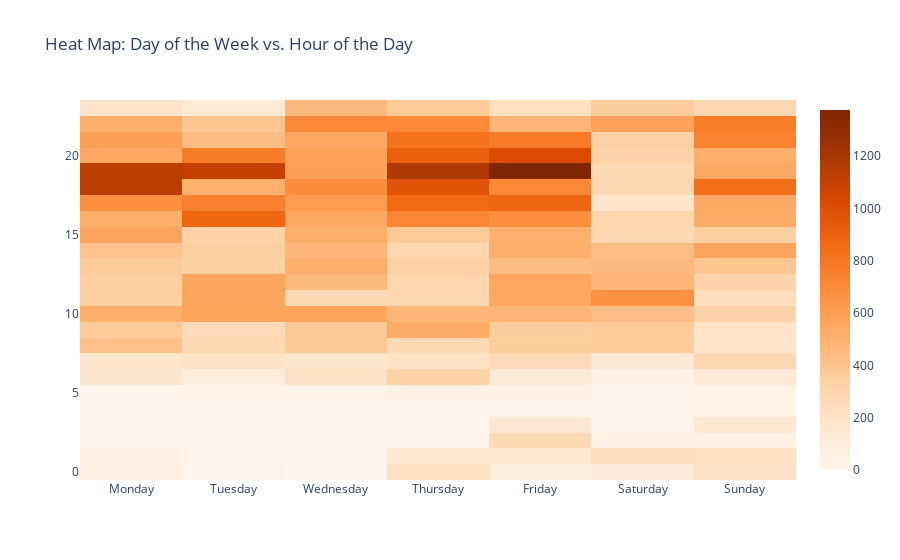

This figure's notebook cell:
### Code cell
pivot = pd.pivot_table(df, index = "Hour", columns="Day_Week", values="Message", aggfunc="count").fillna(0)
heatmap = go.Heatmap(z = pivot.values,
                     x = pivot.columns,
                     y = pivot.index,
                     hovertemplate = "Interventions at %{y}-hour<extra>%{z}</extra>",
                     colorscale = "Oranges")

fig = go.Figure(data = [heatmap])

fig.update_layout(title = "Heat Map: Day of the Week vs. Hour of the Day",
                  xaxis={"categoryorder": "array",
                         "categoryarray": ["Monday", 
                                           "Tuesday", 
                                           "Wednesday",
                                           "Thursday", 
                                           "Friday", 
                                           "Saturday", 
                                           "Sunday"]})

fig.show()

### Figure 1 — Plotly figure (JSON) as saved in the notebook; plotly's stock layout.template omitted (floating-point values rounded to 4 significant figures; data arrays with more than 128 entries replaced by an {"elided": "..."} marker saying what was removed)
{"data": [{"colorscale": [[0, "rgb(255,245,235)"], [0.125, "rgb(254,230,206)"], [0.25, "rgb(253,208,162)"], [0.375, "rgb(253,174,107)"], [0.5, "rgb(253,141,60)"], [0.625, "rgb(241,105,19)"], [0.75, "rgb(217,72,1)"], [0.875, "rgb(166,54,3)"], [1, "rgb(127,39,4)"]], "hovertemplate": "Interventions at %{y}-hour<extra>%{z}</extra>", "type": "heatmap", "x": ["Friday", "Monday", "Saturday", "Sunday", "Thursday", "Tuesday", "Wednesday"], "y": [0, 1, 2, 3, 4, 5, 6, 7, 8, 9, 10, 11, 12, 13, 14, 15, 16, 17, 18, 19, 20, 21, 22, 23], "z": {"elided": "24x7 int values"}}], "layout": {"title": {"text": "Heat Map: Day of the Week vs. Hour of the Day"}, "xaxis": {"categoryarray": ["Monday", "Tuesday", "Wednesday", "Thursday", "Friday", "Saturday", "Sunday"], "categoryorder": "array"}}}
